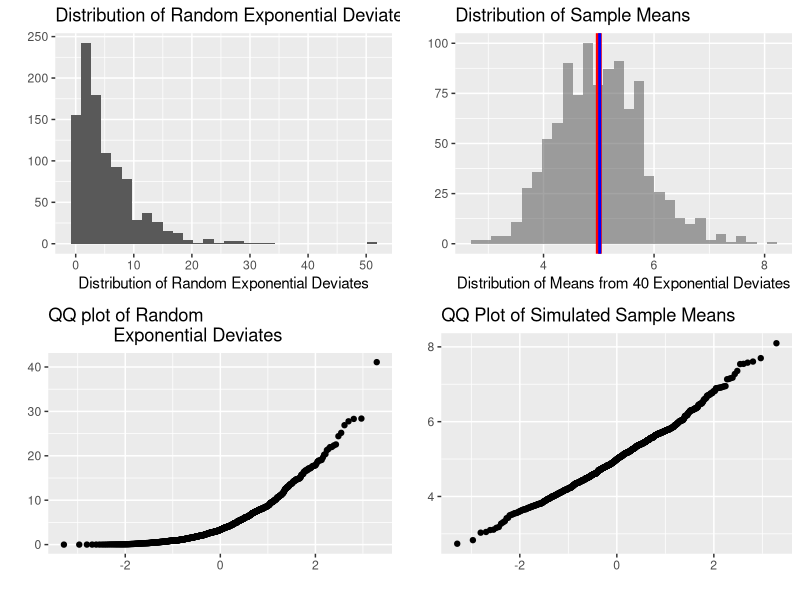

Recreate this plot in R.
## ---- chunk 1
#set seed
set.seed = 1234

#number of simulations to run
simnum <- 1000

#number of distributions to generate
exp_n <- 40

#exponential distribution parameters
exp_lambda <- 0.2
simMatrix <- matrix(rexp(exp_n * simnum, rate = exp_lambda), simnum, exp_n)
expMean <- rowMeans(simMatrix)
## ---- chunk 2
#Compare Means
popMean <- 1 / exp_lambda
simMean <- mean(expMean)
## ---- chunk 3
#Compare Variances
popVariance <- (1 / exp_lambda) ^ 2 / exp_n
simVariance <- var(expMean)
## ---- chunk 4

#perform shapiro normality test
shapiro.test(expMean)

## ---- chunk 5
#load libs
library(ggplot2)
library(gridExtra)
library(gridBase)

#plot QQ plot
qQ <- qplot(sample = expMean, main = "QQ Plot of Simulated Sample Means") 

qEQ <- qplot(sample = rexp(simnum, exp_lambda), main = "QQ plot of Random
             Exponential Deviates")

#plot rexp deviates
qE <- qplot(rexp(simnum, exp_lambda), 
            main = "Distribution of Random Exponential Deviates",
            xlab = "Distribution of Random Exponential Deviates")

#compare Variances visually
plt <- qplot(expMean, main = "Distribution of Sample Means", alpha = 0.3) +
    xlab("Distribution of Means from 40 Exponential Deviates") +
    geom_vline(size = 2, xintercept = popMean, colour = "red") +
    geom_vline(size = 1, xintercept = simMean, colour = "blue") +
    theme(legend.position = "none")

#compare plots in single panel
grid.arrange(qE, plt, qEQ, qQ)
